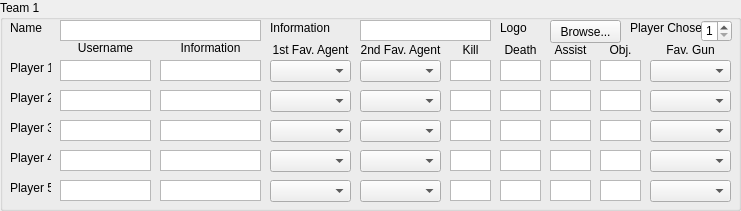
     <widget class="QGroupBox" name="groupBox">
      <property name="geometry">
       <rect>
        <x>0</x>
        <y>0</y>
        <width>741</width>
        <height>211</height>
       </rect>
      </property>
      <property name="title">
       <string>Team 1</string>
      </property>
      <widget class="QComboBox" name="first_agent_1">
       <property name="geometry">
        <rect>
         <x>270</x>
         <y>60</y>
         <width>81</width>
         <height>22</height>
        </rect>
       </property>
      </widget>
      <widget class="QTextEdit" name="kill_1">
       <property name="geometry">
        <rect>
         <x>450</x>
         <y>60</y>
         <width>41</width>
         <height>21</height>
        </rect>
       </property>
       <property name="verticalScrollBarPolicy">
        <enum>Qt::ScrollBarAlwaysOff</enum>
       </property>
      </widget>
      <widget class="QTextEdit" name="death_1">
       <property name="geometry">
        <rect>
         <x>500</x>
         <y>60</y>
         <width>41</width>
         <height>21</height>
        </rect>
       </property>
       <property name="verticalScrollBarPolicy">
        <enum>Qt::ScrollBarAlwaysOff</enum>
       </property>
      </widget>
      <widget class="QTextEdit" name="assist_1">
       <property name="geometry">
        <rect>
         <x>550</x>
         <y>60</y>
         <width>41</width>
         <height>21</height>
        </rect>
       </property>
       <property name="verticalScrollBarPolicy">
        <enum>Qt::ScrollBarAlwaysOff</enum>
       </property>
      </widget>
      <widget class="QTextEdit" name="username_1">
       <property name="geometry">
        <rect>
         <x>60</x>
         <y>60</y>
         <width>91</width>
         <height>21</height>
        </rect>
       </property>
       <property name="verticalScrollBarPolicy">
        <enum>Qt::ScrollBarAlwaysOff</enum>
       </property>
      </widget>
      <widget class="QTextEdit" name="playerinfo_1">
       <property name="geometry">
        <rect>
         <x>160</x>
         <y>60</y>
         <width>101</width>
         <height>21</height>
        </rect>
       </property>
       <property name="verticalScrollBarPolicy">
        <enum>Qt::ScrollBarAlwaysOff</enum>
       </property>
      </widget>
      <widget class="QLabel" name="player_1">
       <property name="geometry">
        <rect>
         <x>10</x>
         <y>60</y>
         <width>41</width>
         <height>16</height>
        </rect>
       </property>
       <property name="text">
        <string>Player 1</string>
       </property>
      </widget>
      <widget class="QTextEdit" name="plant_1">
       <property name="geometry">
        <rect>
         <x>600</x>
         <y>60</y>
         <width>41</width>
         <height>21</height>
        </rect>
       </property>
       <property name="verticalScrollBarPolicy">
        <enum>Qt::ScrollBarAlwaysOff</enum>
       </property>
      </widget>
      <widget class="QComboBox" name="second_agent_1">
       <property name="geometry">
        <rect>
         <x>360</x>
         <y>60</y>
         <width>81</width>
         <height>22</height>
        </rect>
       </property>
      </widget>
      <widget class="QComboBox" name="fav_gun_1">
       <property name="geometry">
        <rect>
         <x>650</x>
         <y>60</y>
         <width>81</width>
         <height>22</height>
        </rect>
       </property>
      </widget>
      <widget class="QLabel" name="user">
       <property name="geometry">
        <rect>
         <x>60</x>
         <y>40</y>
         <width>91</width>
         <height>16</height>
        </rect>
       </property>
       <property name="text">
        <string>Username</string>
       </property>
       <property name="alignment">
        <set>Qt::AlignCenter</set>
       </property>
      </widget>
      <widget class="QLabel" name="info">
       <property name="geometry">
        <rect>
         <x>160</x>
         <y>40</y>
         <width>101</width>
         <height>16</height>
        </rect>
       </property>
       <property name="text">
        <string>Information</string>
       </property>
       <property name="alignment">
        <set>Qt::AlignCenter</set>
       </property>
      </widget>
      <widget class="QLabel" name="agent1">
       <property name="geometry">
        <rect>
         <x>270</x>
         <y>40</y>
         <width>81</width>
         <height>20</height>
        </rect>
       </property>
       <property name="text">
        <string>1st Fav. Agent</string>
       </property>
       <property name="alignment">
        <set>Qt::AlignCenter</set>
       </property>
      </widget>
      <widget class="QLabel" name="agent2">
       <property name="geometry">
        <rect>
         <x>360</x>
         <y>40</y>
         <width>81</width>
         <height>20</height>
        </rect>
       </property>
       <property name="text">
        <string>2nd Fav. Agent</string>
       </property>
       <property name="alignment">
        <set>Qt::AlignCenter</set>
       </property>
      </widget>
      <widget class="QLabel" name="killlabel">
       <property name="geometry">
        <rect>
         <x>450</x>
         <y>40</y>
         <width>41</width>
         <height>20</height>
        </rect>
       </property>
       <property name="text">
        <string>Kill</string>
       </property>
       <property name="alignment">
        <set>Qt::AlignCenter</set>
       </property>
      </widget>
      <widget class="QLabel" name="deathlabel">
       <property name="geometry">
        <rect>
         <x>500</x>
         <y>40</y>
         <width>41</width>
         <height>20</height>
        </rect>
       </property>
       <property name="text">
        <string>Death</string>
       </property>
       <property name="alignment">
        <set>Qt::AlignCenter</set>
       </property>
      </widget>
      <widget class="QLabel" name="assistlabel">
       <property name="geometry">
        <rect>
         <x>550</x>
         <y>40</y>
         <width>41</width>
         <height>20</height>
        </rect>
       </property>
       <property name="text">
        <string>Assist</string>
       </property>
       <property name="alignment">
        <set>Qt::AlignCenter</set>
       </property>
      </widget>
      <widget class="QLabel" name="objlabel">
       <property name="geometry">
        <rect>
         <x>600</x>
         <y>40</y>
         <width>41</width>
         <height>20</height>
        </rect>
       </property>
       <property name="text">
        <string>Obj.</string>
       </property>
       <property name="alignment">
        <set>Qt::AlignCenter</set>
       </property>
      </widget>
      <widget class="QLabel" name="gun">
       <property name="geometry">
        <rect>
         <x>650</x>
         <y>40</y>
         <width>81</width>
         <height>20</height>
        </rect>
       </property>
       <property name="text">
        <string>Fav. Gun</string>
       </property>
       <property name="alignment">
        <set>Qt::AlignCenter</set>
       </property>
      </widget>
      <widget class="QTextEdit" name="plant_2">
       <property name="geometry">
        <rect>
         <x>600</x>
         <y>90</y>
         <width>41</width>
         <height>21</height>
        </rect>
       </property>
       <property name="verticalScrollBarPolicy">
        <enum>Qt::ScrollBarAlwaysOff</enum>
       </property>
      </widget>
      <widget class="QComboBox" name="fav_gun_2">
       <property name="geometry">
        <rect>
         <x>650</x>
         <y>90</y>
         <width>81</width>
         <height>22</height>
        </rect>
       </property>
      </widget>
      <widget class="QComboBox" name="first_agent_2">
       <property name="geometry">
        <rect>
         <x>270</x>
         <y>90</y>
         <width>81</width>
         <height>22</height>
        </rect>
       </property>
      </widget>
      <widget class="QComboBox" name="second_agent_2">
       <property name="geometry">
        <rect>
         <x>360</x>
         <y>90</y>
         <width>81</width>
         <height>22</height>
        </rect>
       </property>
      </widget>
      <widget class="QTextEdit" name="kill_2">
       <property name="geometry">
        <rect>
         <x>450</x>
         <y>90</y>
         <width>41</width>
         <height>21</height>
        </rect>
       </property>
       <property name="verticalScrollBarPolicy">
        <enum>Qt::ScrollBarAlwaysOff</enum>
       </property>
      </widget>
      <widget class="QTextEdit" name="username_2">
       <property name="geometry">
        <rect>
         <x>60</x>
         <y>90</y>
         <width>91</width>
         <height>21</height>
        </rect>
       </property>
       <property name="verticalScrollBarPolicy">
        <enum>Qt::ScrollBarAlwaysOff</enum>
       </property>
      </widget>
      <widget class="QTextEdit" name="playerinfo_2">
       <property name="geometry">
        <rect>
         <x>160</x>
         <y>90</y>
         <width>101</width>
         <height>21</height>
        </rect>
       </property>
       <property name="verticalScrollBarPolicy">
        <enum>Qt::ScrollBarAlwaysOff</enum>
       </property>
      </widget>
      <widget class="QTextEdit" name="assist_2">
       <property name="geometry">
        <rect>
         <x>550</x>
         <y>90</y>
         <width>41</width>
         <height>21</height>
        </rect>
       </property>
       <property name="verticalScrollBarPolicy">
        <enum>Qt::ScrollBarAlwaysOff</enum>
       </property>
      </widget>
      <widget class="QLabel" name="player_2">
       <property name="geometry">
        <rect>
         <x>10</x>
         <y>90</y>
         <width>41</width>
         <height>16</height>
        </rect>
       </property>
       <property name="text">
        <string>Player 2</string>
       </property>
      </widget>
      <widget class="QTextEdit" name="death_2">
       <property name="geometry">
        <rect>
         <x>500</x>
         <y>90</y>
         <width>41</width>
         <height>21</height>
        </rect>
       </property>
       <property name="verticalScrollBarPolicy">
        <enum>Qt::ScrollBarAlwaysOff</enum>
       </property>
      </widget>
      <widget class="QTextEdit" name="plant_3">
       <property name="geometry">
        <rect>
         <x>600</x>
         <y>120</y>
         <width>41</width>
         <height>21</height>
        </rect>
       </property>
       <property name="verticalScrollBarPolicy">
        <enum>Qt::ScrollBarAlwaysOff</enum>
       </property>
      </widget>
      <widget class="QComboBox" name="fav_gun_3">
       <property name="geometry">
        <rect>
         <x>650</x>
         <y>120</y>
         <width>81</width>
         <height>22</height>
        </rect>
       </property>
      </widget>
      <widget class="QComboBox" name="first_agent_3">
       <property name="geometry">
        <rect>
         <x>270</x>
         <y>120</y>
         <width>81</width>
         <height>22</height>
        </rect>
       </property>
      </widget>
      <widget class="QComboBox" name="second_agent_3">
       <property name="geometry">
        <rect>
         <x>360</x>
         <y>120</y>
         <width>81</width>
         <height>22</height>
        </rect>
       </property>
      </widget>
      <widget class="QTextEdit" name="kill_3">
       <property name="geometry">
        <rect>
         <x>450</x>
         <y>120</y>
         <width>41</width>
         <height>21</height>
        </rect>
       </property>
       <property name="verticalScrollBarPolicy">
        <enum>Qt::ScrollBarAlwaysOff</enum>
       </property>
      </widget>
      <widget class="QTextEdit" name="username_3">
       <property name="geometry">
        <rect>
         <x>60</x>
         <y>120</y>
         <width>91</width>
         <height>21</height>
        </rect>
       </property>
       <property name="verticalScrollBarPolicy">
        <enum>Qt::ScrollBarAlwaysOff</enum>
       </property>
      </widget>
      <widget class="QTextEdit" name="playerinfo_3">
       <property name="geometry">
        <rect>
         <x>160</x>
         <y>120</y>
         <width>101</width>
         <height>21</height>
        </rect>
       </property>
       <property name="verticalScrollBarPolicy">
        <enum>Qt::ScrollBarAlwaysOff</enum>
       </property>
      </widget>
      <widget class="QTextEdit" name="assist_3">
       <property name="geometry">
        <rect>
         <x>550</x>
         <y>120</y>
         <width>41</width>
         <height>21</height>
        </rect>
       </property>
       <property name="verticalScrollBarPolicy">
        <enum>Qt::ScrollBarAlwaysOff</enum>
       </property>
      </widget>
      <widget class="QLabel" name="player_3">
       <property name="geometry">
        <rect>
         <x>10</x>
         <y>120</y>
         <width>41</width>
         <height>16</height>
        </rect>
       </property>
       <property name="text">
        <string>Player 3</string>
       </property>
      </widget>
      <widget class="QTextEdit" name="death_3">
       <property name="geometry">
        <rect>
         <x>500</x>
         <y>120</y>
         <width>41</width>
         <height>21</height>
        </rect>
       </property>
       <property name="verticalScrollBarPolicy">
        <enum>Qt::ScrollBarAlwaysOff</enum>
       </property>
      </widget>
      <widget class="QTextEdit" name="plant_4">
       <property name="geometry">
        <rect>
         <x>600</x>
         <y>150</y>
         <width>41</width>
         <height>21</height>
        </rect>
       </property>
       <property name="verticalScrollBarPolicy">
        <enum>Qt::ScrollBarAlwaysOff</enum>
       </property>
      </widget>
      <widget class="QComboBox" name="fav_gun_4">
       <property name="geometry">
        <rect>
         <x>650</x>
         <y>150</y>
         <width>81</width>
         <height>22</height>
        </rect>
       </property>
      </widget>
      <widget class="QComboBox" name="first_agent_4">
       <property name="geometry">
        <rect>
         <x>270</x>
         <y>150</y>
         <width>81</width>
         <height>22</height>
        </rect>
       </property>
      </widget>
      <widget class="QComboBox" name="second_agent_4">
       <property name="geometry">
        <rect>
         <x>360</x>
         <y>150</y>
         <width>81</width>
         <height>22</height>
        </rect>
       </property>
      </widget>
      <widget class="QTextEdit" name="kill_4">
       <property name="geometry">
        <rect>
         <x>450</x>
         <y>150</y>
         <width>41</width>
         <height>21</height>
        </rect>
       </property>
       <property name="verticalScrollBarPolicy">
        <enum>Qt::ScrollBarAlwaysOff</enum>
       </property>
      </widget>
      <widget class="QTextEdit" name="username_4">
       <property name="geometry">
        <rect>
         <x>60</x>
         <y>150</y>
         <width>91</width>
         <height>21</height>
        </rect>
       </property>
       <property name="verticalScrollBarPolicy">
        <enum>Qt::ScrollBarAlwaysOff</enum>
       </property>
      </widget>
      <widget class="QTextEdit" name="playerinfo_4">
       <property name="geometry">
        <rect>
         <x>160</x>
         <y>150</y>
         <width>101</width>
         <height>21</height>
        </rect>
       </property>
       <property name="verticalScrollBarPolicy">
        <enum>Qt::ScrollBarAlwaysOff</enum>
       </property>
      </widget>
      <widget class="QTextEdit" name="assist_4">
       <property name="geometry">
        <rect>
         <x>550</x>
         <y>150</y>
         <width>41</width>
         <height>21</height>
        </rect>
       </property>
       <property name="verticalScrollBarPolicy">
        <enum>Qt::ScrollBarAlwaysOff</enum>
       </property>
      </widget>
      <widget class="QLabel" name="player_4">
       <property name="geometry">
        <rect>
         <x>10</x>
         <y>150</y>
         <width>41</width>
         <height>16</height>
        </rect>
       </property>
       <property name="text">
        <string>Player 4</string>
       </property>
      </widget>
      <widget class="QTextEdit" name="death_4">
       <property name="geometry">
        <rect>
         <x>500</x>
         <y>150</y>
         <width>41</width>
         <height>21</height>
        </rect>
       </property>
       <property name="verticalScrollBarPolicy">
        <enum>Qt::ScrollBarAlwaysOff</enum>
       </property>
      </widget>
      <widget class="QTextEdit" name="plant_5">
       <property name="geometry">
        <rect>
         <x>600</x>
         <y>180</y>
         <width>41</width>
         <height>21</height>
        </rect>
       </property>
       <property name="verticalScrollBarPolicy">
        <enum>Qt::ScrollBarAlwaysOff</enum>
       </property>
      </widget>
      <widget class="QComboBox" name="fav_gun_5">
       <property name="geometry">
        <rect>
         <x>650</x>
         <y>180</y>
         <width>81</width>
         <height>22</height>
        </rect>
       </property>
      </widget>
      <widget class="QComboBox" name="first_agent_5">
       <property name="geometry">
        <rect>
         <x>270</x>
         <y>180</y>
         <width>81</width>
         <height>22</height>
        </rect>
       </property>
      </widget>
      <widget class="QComboBox" name="second_agent_5">
       <property name="geometry">
        <rect>
         <x>360</x>
         <y>180</y>
         <width>81</width>
         <height>22</height>
        </rect>
       </property>
      </widget>
      <widget class="QTextEdit" name="kill_5">
       <property name="geometry">
        <rect>
         <x>450</x>
         <y>180</y>
         <width>41</width>
         <height>21</height>
        </rect>
       </property>
       <property name="verticalScrollBarPolicy">
        <enum>Qt::ScrollBarAlwaysOff</enum>
       </property>
      </widget>
      <widget class="QTextEdit" name="username_5">
       <property name="geometry">
        <rect>
         <x>60</x>
         <y>180</y>
         <width>91</width>
         <height>21</height>
        </rect>
       </property>
       <property name="verticalScrollBarPolicy">
        <enum>Qt::ScrollBarAlwaysOff</enum>
       </property>
      </widget>
      <widget class="QTextEdit" name="playerinfo_5">
       <property name="geometry">
        <rect>
         <x>160</x>
         <y>180</y>
         <width>101</width>
         <height>21</height>
        </rect>
       </property>
       <property name="verticalScrollBarPolicy">
        <enum>Qt::ScrollBarAlwaysOff</enum>
       </property>
      </widget>
      <widget class="QTextEdit" name="assist_5">
       <property name="geometry">
        <rect>
         <x>550</x>
         <y>180</y>
         <width>41</width>
         <height>21</height>
        </rect>
       </property>
       <property name="verticalScrollBarPolicy">
        <enum>Qt::ScrollBarAlwaysOff</enum>
       </property>
      </widget>
      <widget class="QLabel" name="player_5">
       <property name="geometry">
        <rect>
         <x>10</x>
         <y>180</y>
         <width>41</width>
         <height>16</height>
        </rect>
       </property>
       <property name="text">
        <string>Player 5</string>
       </property>
      </widget>
      <widget class="QTextEdit" name="death_5">
       <property name="geometry">
        <rect>
         <x>500</x>
         <y>180</y>
         <width>41</width>
         <height>21</height>
        </rect>
       </property>
       <property name="verticalScrollBarPolicy">
        <enum>Qt::ScrollBarAlwaysOff</enum>
       </property>
      </widget>
      <widget class="QTextEdit" name="team_name_1">
       <property name="geometry">
        <rect>
         <x>60</x>
         <y>20</y>
         <width>201</width>
         <height>21</height>
        </rect>
       </property>
       <property name="verticalScrollBarPolicy">
        <enum>Qt::ScrollBarAlwaysOff</enum>
       </property>
      </widget>
      <widget class="QTextEdit" name="team_info_1">
       <property name="geometry">
        <rect>
         <x>360</x>
         <y>20</y>
         <width>131</width>
         <height>21</height>
        </rect>
       </property>
       <property name="verticalScrollBarPolicy">
        <enum>Qt::ScrollBarAlwaysOff</enum>
       </property>
      </widget>
      <widget class="QLabel" name="team_label">
       <property name="geometry">
        <rect>
         <x>10</x>
         <y>20</y>
         <width>51</width>
         <height>16</height>
        </rect>
       </property>
       <property name="text">
        <string>Name</string>
       </property>
      </widget>
      <widget class="QLabel" name="info_label">
       <property name="geometry">
        <rect>
         <x>270</x>
         <y>20</y>
         <width>61</width>
         <height>16</height>
        </rect>
       </property>
       <property name="text">
        <string>Information</string>
       </property>
      </widget>
      <widget class="QLabel" name="logo_label">
       <property name="geometry">
        <rect>
         <x>500</x>
         <y>20</y>
         <width>41</width>
         <height>16</height>
        </rect>
       </property>
       <property name="text">
        <string>Logo</string>
       </property>
      </widget>
      <widget class="QPushButton" name="browse_logo_1">
       <property name="geometry">
        <rect>
         <x>550</x>
         <y>20</y>
         <width>71</width>
         <height>23</height>
        </rect>
       </property>
       <property name="text">
        <string>Browse...</string>
       </property>
      </widget>
      <widget class="QSpinBox" name="player_chosen_1">
       <property name="geometry">
        <rect>
         <x>701</x>
         <y>20</y>
         <width>31</width>
         <height>22</height>
        </rect>
       </property>
       <property name="minimum">
        <number>1</number>
       </property>
       <property name="maximum">
        <number>5</number>
       </property>
      </widget>
      <widget class="QLabel" name="player_chosen_3">
       <property name="geometry">
        <rect>
         <x>630</x>
         <y>20</y>
         <width>71</width>
         <height>16</height>
        </rect>
       </property>
       <property name="text">
        <string>Player Chosen</string>
       </property>
      </widget>
     </widget>
